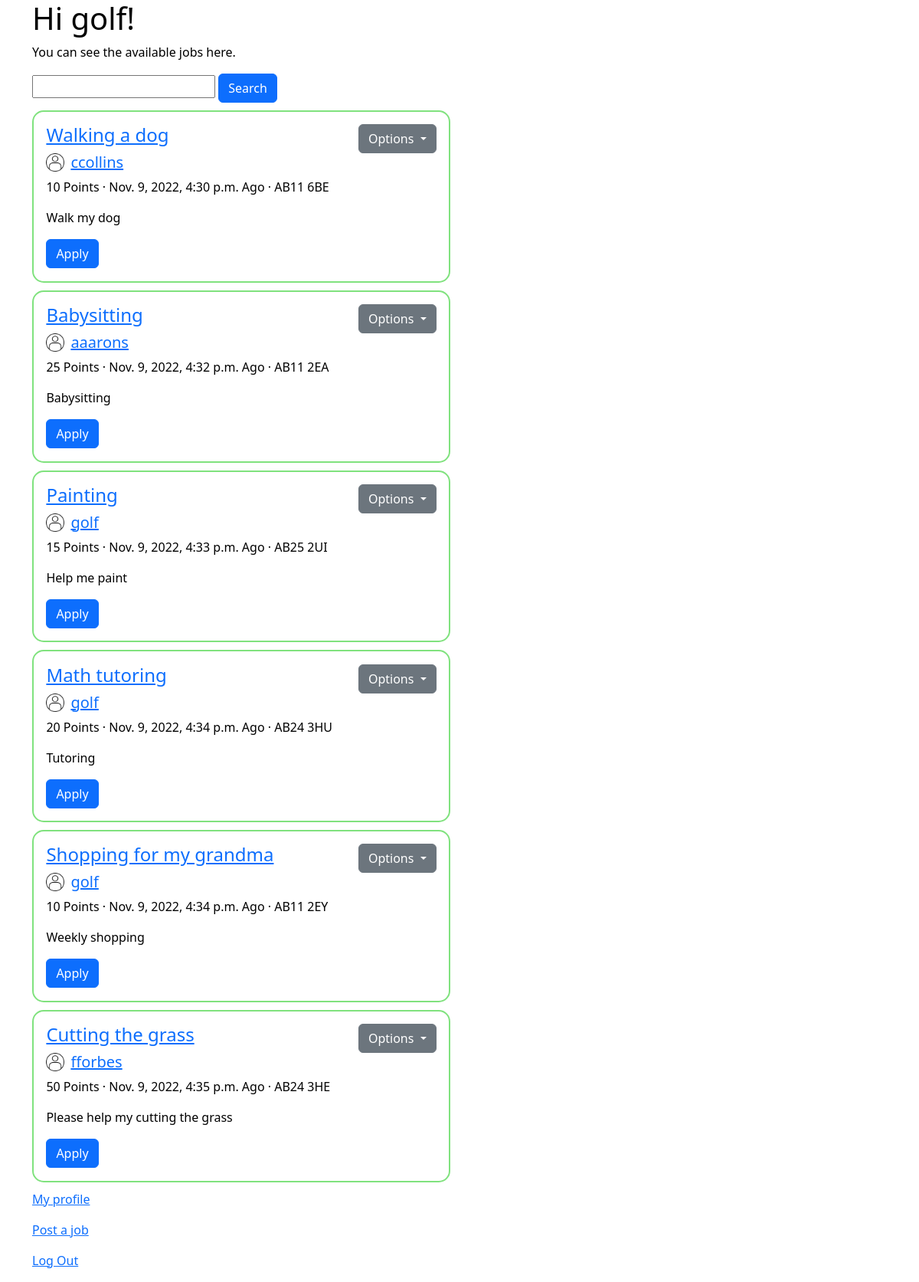
Page /jobs/ (signed in) on the committed database.
### jobs/models.py (models this page shows, shortened)
class JobPosting(models.Model):
    job_id = models.BigAutoField(primary_key=True)
    poster_id = models.ForeignKey(User, on_delete=models.CASCADE) # Should we use something else on delete?
    location = models.CharField(max_length=8)
    job_title = models.CharField(max_length=50)
    job_short_description = models.CharField(max_length=50)
    job_description = models.CharField(max_length=1000)
    posting_time = models.DateTimeField(default=timezone.now)
    points = models.IntegerField(validators=[MinValueValidator(1)])
    deadline = models.DateTimeField(default=None, blank=True, null=True)
    hidden = models.BooleanField(default=False)
    assigned = models.BooleanField(default=False)
    completed = models.BooleanField(default=False)

### userprofile/models.py (models this page shows)
class User(AbstractUser):
    balance = models.IntegerField(default=0)
    date_of_birth = models.DateField()
    rating = models.FloatField(default=0)

### jobs/views.py (the view)
# urls.py: path('', views.JobsView.as_view(), name='home'), # Basic home with the jobs list
class JobsView(ListView):
   model               = JobPosting
   template_name       = 'home.html'
   context_object_name = 'jobs'
   def get_queryset(self):
        filter_val = self.request.GET.get('job_title__icontains', '')
        return JobPosting.objects.filter(hidden=False,job_title__icontains=filter_val)
   def get_context_data(self, **kwargs):
        context = super().get_context_data(**kwargs)
        context['saveforlater'] = UserSaveForLater.objects.filter(user_id=self.request.user.id)
        return context

### templates/home.html (shortened to what this page needs)
{% extends 'base.html' %}
<div class="container">
    <h1>Hi {{ user.username }}!</h1>
    <p>You can see the available jobs here. </p>
    <form method ="get">
        <input type="text" value='{{request.GET.job_title__icontains}}' name="job_title__icontains"/>
    <button class="btn btn-primary" type="submit">Search</button>
    <div class="row">
        <div class="col jobs-scroll">
            {% for job in jobs %}
                <div class="job-card" class="container">
                    <div class="d-flex justify-content-between">
                        <h4><a href="{% url 'jobdetails' job.job_id %}">{{ job.job_title }}</a></h4>
                        <div class="dropdown">
                            <button class="btn btn-secondary dropdown-toggle" type="button" id="dropdownMenuButton" data-toggle="dropdown" aria-haspopup="true" aria-expanded="false">
                                Options
                            </button>
                          </div>
                    </div>
                    <a href="{% url 'userdetail' job.poster_id.id %}">
                        <div class="d-flex justify-content-start">
                            <img src="../static/assets/user.png"/>
                            <h5>{{ job.poster_id.username }}</h5>
                        </div>
                    </a>
                    <p>{{ job.points }} Points · {{ job.posting_time }} Ago · {{ job.location }}</p>
                    <p>{{ job.job_short_description }}</p>
                    <button class="btn btn-primary", id = "btnApply">Apply</button>
                </div>
            {% endfor %}
        </div>
        <div class="col">
        </div>
    </div>
    <p><a href="{% url 'me' %}">My profile</a></p>
    <p><a href="{% url 'post' %}">Post a job</a></p>
    <p><a href="{% url 'logout' %}">Log Out</a></p>
</div>

### templates/base.html (shortened to what this page needs)
{% load static %}
<!DOCTYPE html>
<html xmlns="http://www.w3.org/1999/xhtml" lang="en">
<head>
  <link href="https://cdn.jsdelivr.net/npm/bootstrap@5.2.2/dist/css/bootstrap.min.css" rel="stylesheet">
  <link rel="stylesheet" type="text/css" href="{% static 'css/styles.css' %}"/>
</head>
<body>
  {% block content %}
  {% endblock %}
</body>
</html>

### static/css/styles.css (style rules this page uses)
body { background-color: #ffffff; color: #000; }
.jobs-scroll { overflow: auto; }
.job-card { border: 2px solid #80e27e; border-radius: 15px; margin-left: 0px; margin-top: 10px; margin-bottom: 10px; padding: 3%; }
.job-card img { width: 24px; height: 24px; margin-right: 8px; }

### rows in the picture
JobPosting: job_title "Walking a dog", poster_id.username "ccollins", points "10", posting_time "Nov. 9, 2022, 4:30 p.m.", location "AB11 6BE", job_short_description "Walk my dog"
JobPosting: job_title "Babysitting", poster_id.username "aaarons", points "25", posting_time "Nov. 9, 2022, 4:32 p.m.", location "AB11 2EA", job_short_description "Babysitting"
JobPosting: job_title "Painting", poster_id.username "golf", points "15", posting_time "Nov. 9, 2022, 4:33 p.m.", location "AB25 2UI", job_short_description "Help me paint"
JobPosting: job_title "Math tutoring", poster_id.username "golf", points "20", posting_time "Nov. 9, 2022, 4:34 p.m.", location "AB24 3HU", job_short_description "Tutoring"
JobPosting: job_title "Shopping for my grandma", poster_id.username "golf", points "10", posting_time "Nov. 9, 2022, 4:34 p.m.", location "AB11 2EY", job_short_description "Weekly shopping"
JobPosting: job_title "Cutting the grass", poster_id.username "fforbes", points "50", posting_time "Nov. 9, 2022, 4:35 p.m.", location "AB24 3HE", job_short_description "Please help my cutting the grass"
